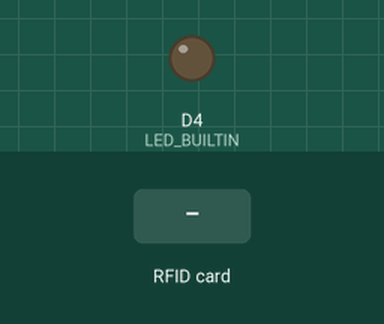
Bench run of a sketch on a simulated ESP8266 (NodeMCU). On the bench: output pins drawn as LEDs (lit = HIGH, except the on-board LED, lit = LOW). The test bench sets the inputs (shaded band). WiFi joins after 1.5 s; servers stay silent unless stated; uploads are accepted with an empty reply; what the sketch prints to the serial monitor is not drawn.

Above: at 3.2 s.
3.3 s: RFID card 5E 7A 19 C4 held to the reader
At 3.6 s:
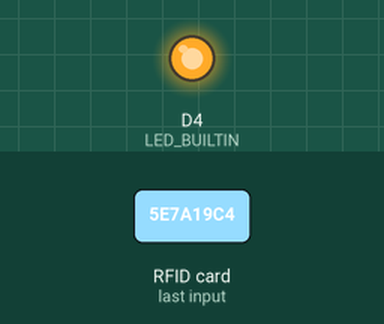
Timing chart, 0 to 6.5 s (numbered marks = the images above; inputs shaded):
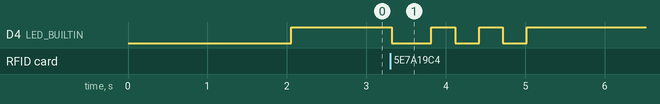

The sketch:

ibrah_atte.ino
```cpp
#include <ESP8266WebServer.h>
#include <ESP8266HTTPClient.h>
#include <SPI.h>
#include <MFRC522.h>

#define SS_PIN  D2
#define RST_PIN D1
MFRC522 mfrc522(SS_PIN, RST_PIN);

const char* ssid = "Ibraah";
const char* password = "seka1234";

ESP8266WebServer server(80);
int readsuccess;
byte readcard[4];
char str[32] = "";
String StrUID;

void setup() {
  Serial.begin(115200);
  SPI.begin();
  mfrc522.PCD_Init();
  delay(500);

  WiFi.begin(ssid, password);
  Serial.println("");

  while (WiFi.status() != WL_CONNECTED) {
    delay(500);
    Serial.print(".");
  }

  Serial.println("");
  Serial.print("Successfully connected to : ");
  Serial.println(ssid);
  Serial.print("IP address: ");
  Serial.println(WiFi.localIP());

  pinMode(LED_BUILTIN, OUTPUT);
  digitalWrite(LED_BUILTIN, HIGH);

  Serial.println("Please tag a card or keychain to see the UID !");
  Serial.println("");
}

void loop() {
  readsuccess = getid();

  if (readsuccess) {
    digitalWrite(LED_BUILTIN, LOW);

    HTTPClient http;
    String UIDresultSend, postData;
    UIDresultSend = StrUID;

    postData = "device_id=1&card=" + UIDresultSend;

    WiFiClient client;
    http.begin(client, "http://192.168.212.221/atte/Attendance.php");
    http.addHeader("Content-Type", "application/x-www-form-urlencoded");

    int httpCode = http.POST(postData);
    String response = http.getString();

    Serial.println("Card UID: " + UIDresultSend);
    Serial.println("HTTP Code: " + String(httpCode));
    Serial.println("Response: " + response);

    if (response.startsWith("Attendance recorded successfully")) {
      // Blink the LED rapidly 5 times with 100ms duration
      blinkLED(5, 100);
    } else if (response.startsWith("Attendance already taken")) {
      // Blink the LED slowly 2 times with 500ms duration
      blinkLED(2, 500);
    } else {
      // Blink the LED 3 times with 300ms duration
      blinkLED(3, 300);
    }

    http.end();
    delay(1000);
    digitalWrite(LED_BUILTIN, HIGH);
  }
}

int getid() {
  if (!mfrc522.PICC_IsNewCardPresent()) {
    return 0;
  }

  if (!mfrc522.PICC_ReadCardSerial()) {
    return 0;
  }

  for (int i = 0; i < 4; i++) {
    readcard[i] = mfrc522.uid.uidByte[i];
    array_to_string(readcard, 4, str);
    StrUID = str;
  }

  mfrc522.PICC_HaltA();
  return 1;
}

void array_to_string(byte array[], unsigned int len, char buffer[]) {
  for (unsigned int i = 0; i < len; i++) {
    byte nib1 = (array[i] >> 4) & 0x0F;
    byte nib2 = (array[i] >> 0) & 0x0F;
    buffer[i * 2 + 0] = nib1 < 0xA ? '0' + nib1 : 'A' + nib1 - 0xA;
    buffer[i * 2 + 1] = nib2 < 0xA ? '0' + nib2 : 'A' + nib2 - 0xA;
  }
  buffer[len * 2] = '\0';
}

void blinkLED(int times, int duration) {
  for (int i = 0; i < times; i++) {
    digitalWrite(LED_BUILTIN, LOW);
    delay(duration);
    digitalWrite(LED_BUILTIN, HIGH);
    delay(duration);
  }
}
```

Measured:
- after the input at 3.3 s, D4 (LED_BUILTIN): HIGH → LOW at once, then repeats every 0.60 s: HIGH 0.30 s, LOW 0.30 s, until it stays HIGH from 5.0 s
